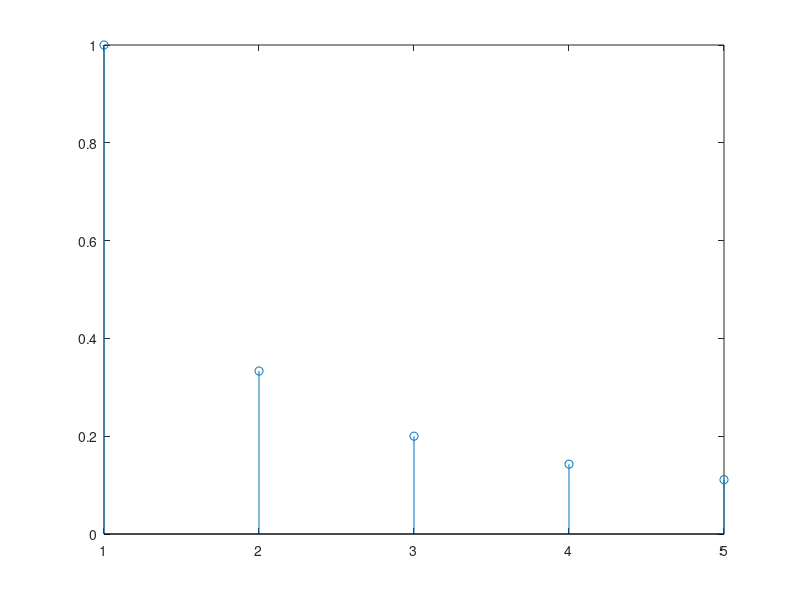

Source code (MATLAB): (Note: this script raises an error after producing the figure.)
%% Part A question 4

%%
close all;

a_n = [0 0 0 0 0];
b_n = [1 1/3 1/5 1/7 1/9];

%% Plot the spectrum of $f(t)$ using $c_n = \sqrt{a_n^2 + b_n^2}$
c_n = sqrt(a_n.^2 + b_n.^2);

stem(c_n);
ax = gca;
ax.XTick = 1:1:5;
ax.XTickLabel = {'\omega','2\omega','3\omega','4\omega','5\omega'};
ax.XLim = [0 6]; ax.YLim = [0 1.1];
